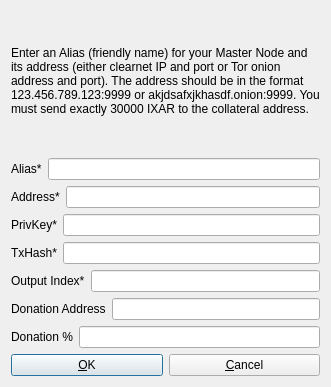
<?xml version="1.0" encoding="UTF-8"?>
<ui version="4.0">
 <class>AddEditAdrenalineNode</class>
 <widget class="QDialog" name="AddEditAdrenalineNode">
  <property name="geometry">
   <rect>
    <x>0</x>
    <y>0</y>
    <width>331</width>
    <height>387</height>
   </rect>
  </property>
  <property name="windowTitle">
   <string>Add/Edit Ixarcoin Node</string>
  </property>
  <property name="modal">
   <bool>true</bool>
  </property>
  <layout class="QVBoxLayout" name="verticalLayout">
   <item>
    <widget class="QLabel" name="label_9">
     <property name="sizePolicy">
      <sizepolicy hsizetype="Preferred" vsizetype="Expanding">
       <horstretch>0</horstretch>
       <verstretch>0</verstretch>
      </sizepolicy>
     </property>
     <property name="text">
      <string>&lt;html&gt;&lt;head/&gt;&lt;body&gt;&lt;p&gt;Enter an Alias (friendly name) for your Master Node and its address (either clearnet IP and port or Tor onion address and port). The address should be in the format 123.456.789.123:9999 or akjdsafxjkhasdf.onion:9999. You must send exactly 30000 IXAR to the collateral address.&lt;/p&gt;&lt;/body&gt;&lt;/html&gt;</string>
     </property>
     <property name="wordWrap">
      <bool>true</bool>
     </property>
    </widget>
   </item>
   <item>
    <layout class="QHBoxLayout" name="horizontalLayout_4">
     <property name="bottomMargin">
      <number>0</number>
     </property>
     <item>
      <widget class="QLabel" name="label_4">
       <property name="text">
        <string>Alias*</string>
       </property>
      </widget>
     </item>
     <item>
      <widget class="QLineEdit" name="aliasLineEdit"/>
     </item>
    </layout>
   </item>
   <item>
    <layout class="QHBoxLayout" name="horizontalLayout_5">
     <property name="bottomMargin">
      <number>0</number>
     </property>
     <item>
      <widget class="QLabel" name="label_6">
       <property name="text">
        <string>Address*</string>
       </property>
      </widget>
     </item>
     <item>
      <widget class="QLineEdit" name="addressLineEdit"/>
     </item>
    </layout>
   </item>
   <item>
    <layout class="QHBoxLayout" name="horizontalLayout_3">
     <property name="bottomMargin">
      <number>0</number>
     </property>
     <item>
      <widget class="QLabel" name="label_5">
       <property name="text">
        <string>PrivKey*</string>
       </property>
      </widget>
     </item>
     <item>
      <widget class="QLineEdit" name="privkeyLineEdit"/>
     </item>
    </layout>
   </item>
   <item>
    <layout class="QHBoxLayout" name="horizontalLayout_2">
     <property name="bottomMargin">
      <number>0</number>
     </property>
     <item>
      <widget class="QLabel" name="label_2">
       <property name="text">
        <string>TxHash*</string>
       </property>
      </widget>
     </item>
     <item>
      <widget class="QLineEdit" name="txhashLineEdit"/>
     </item>
    </layout>
   </item>
   <item>
    <layout class="QHBoxLayout" name="horizontalLayout_8">
     <property name="bottomMargin">
      <number>0</number>
     </property>
     <item>
      <widget class="QLabel" name="label_8">
       <property name="text">
        <string>Output Index*</string>
       </property>
      </widget>
     </item>
     <item>
      <widget class="QLineEdit" name="outputindexLineEdit"/>
     </item>
    </layout>
   </item>
   <item>
    <layout class="QHBoxLayout" name="horizontalLayout_6">
     <property name="bottomMargin">
      <number>0</number>
     </property>
     <item>
      <widget class="QLabel" name="label_3">
       <property name="text">
        <string>Donation Address</string>
       </property>
      </widget>
     </item>
     <item>
      <widget class="QLineEdit" name="donationaddressLineEdit"/>
     </item>
    </layout>
   </item>
   <item>
    <layout class="QHBoxLayout" name="horizontalLayout_7">
     <property name="bottomMargin">
      <number>0</number>
     </property>
     <item>
      <widget class="QLabel" name="label_7">
       <property name="text">
        <string>Donation %</string>
       </property>
      </widget>
     </item>
     <item>
      <widget class="QLineEdit" name="donationpercentageLineEdit"/>
     </item>
    </layout>
   </item>
   <item>
    <layout class="QHBoxLayout" name="horizontalLayout_Buttons">
     <item>
      <widget class="QPushButton" name="okButton">
       <property name="text">
        <string>&amp;OK</string>
       </property>
      </widget>
     </item>
     <item>
      <widget class="QPushButton" name="cancelButton">
       <property name="text">
        <string>&amp;Cancel</string>
       </property>
       <property name="autoDefault">
        <bool>false</bool>
       </property>
      </widget>
     </item>
    </layout>
   </item>
  </layout>
 </widget>
 <resources/>
 <connections/>
</ui>
